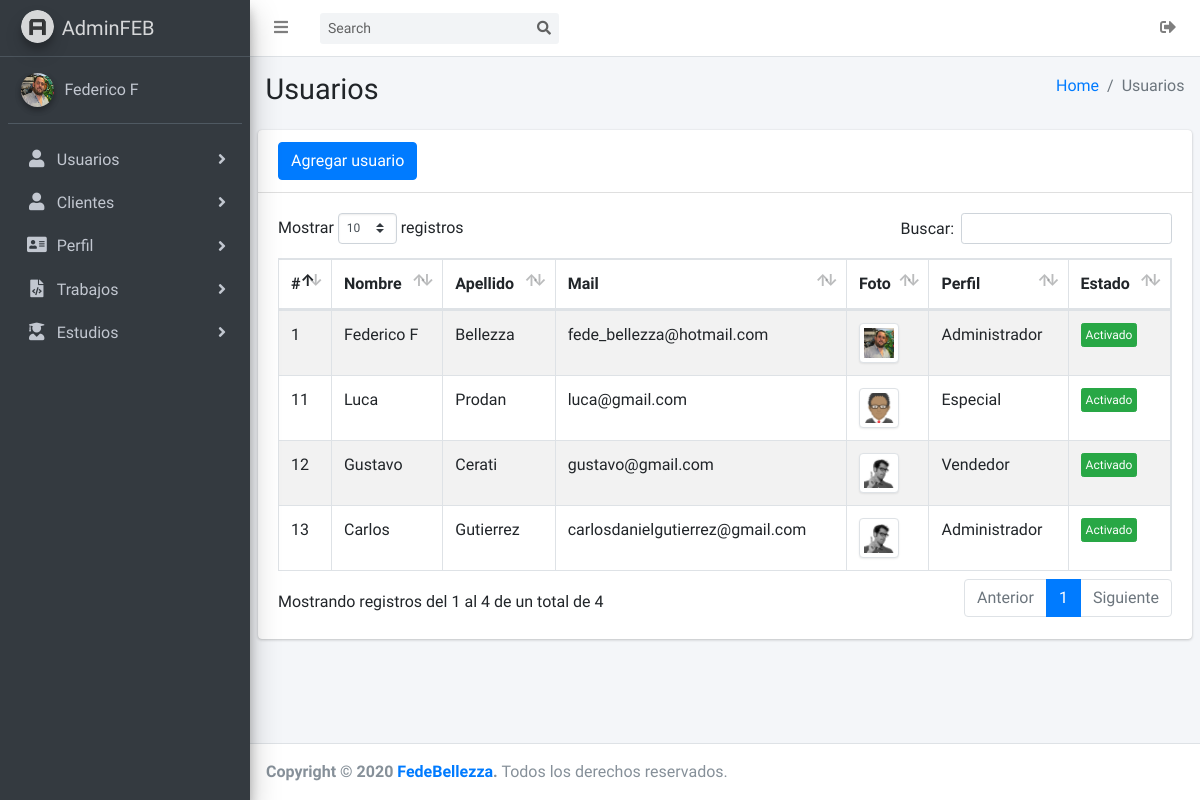
The page /panel/usuarios (signed in) on the database as committed earlier.
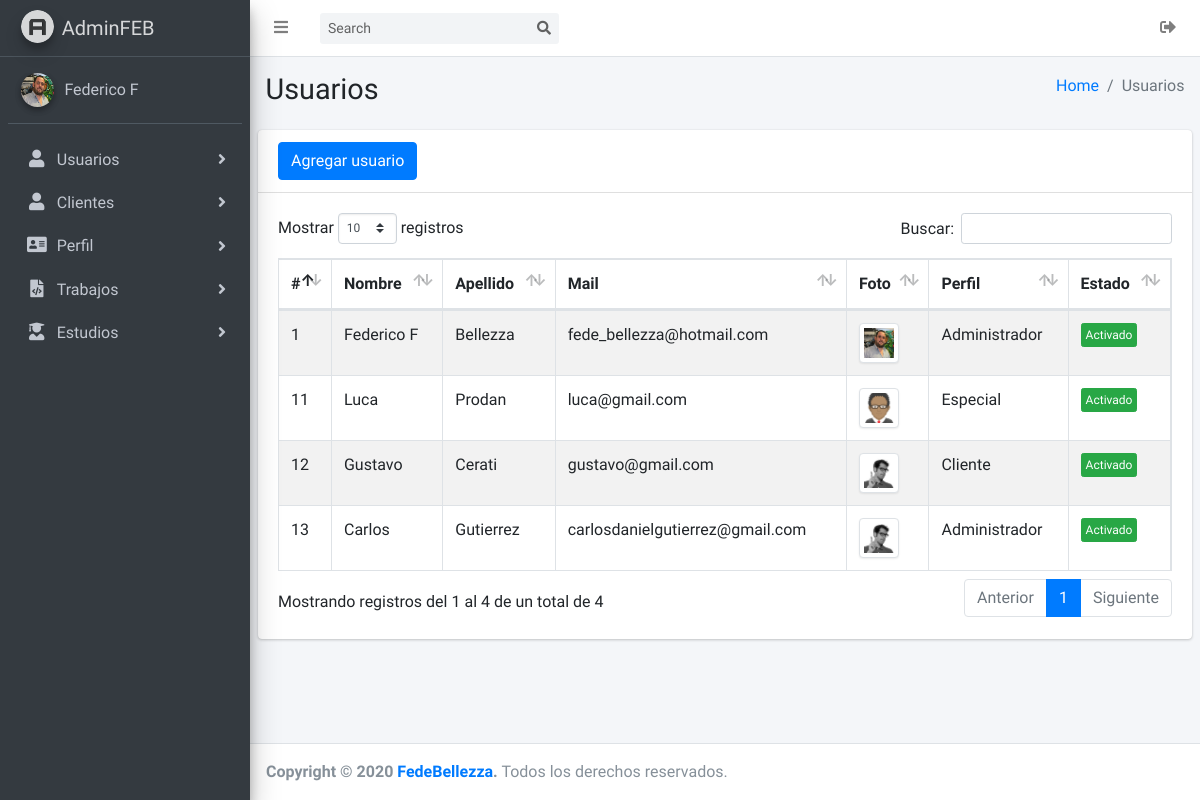
The same page on the database as committed later.
### tables this page shows
CREATE TABLE IF NOT EXISTS `usuario` (
  `id` int(11) NOT NULL AUTO_INCREMENT,
  `nombre` text NOT NULL,
  `apellido` text NOT NULL,
  `mail` text NOT NULL,
  `password` text NOT NULL,
  `perfil` text NOT NULL,
  `estado` int(11) NOT NULL,
  `foto` text NOT NULL,
  `ultimo_login` datetime NOT NULL,
  `fecha` timestamp NOT NULL DEFAULT CURRENT_TIMESTAMP,
  PRIMARY KEY (`id`)
);

### panel/controladores/plantilla.controlador.php (called while the page is built)
<?php
class ControladorPlantilla{
	static public function ctrPlantilla(){
		include "vistas/plantilla.php";
	}
}

### panel/index.php (called while the page is built, shortened)
<?php
require_once "controladores/plantilla.controlador.php";
require_once "controladores/usuarios.controlador.php";
require_once "controladores/clientes.controlador.php";
require_once "modelos/usuarios.modelo.php";
$plantilla = new ControladorPlantilla();
$plantilla -> ctrPlantilla();
 ?>

### panel/controladores/usuarios.controlador.php (called while the page is built, shortened)
<?php
class ControladorUsuarios{
	static public function ctrMostrarUsuarios($item, $valor){
		$tabla = "usuario";
		$respuesta = ModeloUsuarios::MdlMostrarUsuarios($tabla, $item, $valor);
		return $respuesta;
	}
}

### panel/modelos/conexion.php (called while the page is built)
<?php
class Conexion{
	static public function conectar(){
		$link = new PDO("mysql:host=localhost:3308;dbname=feb",
			            "root",
			            "");
		$link->exec("set names utf8");
		return $link;
	}
}

### panel/modelos/usuarios.modelo.php (called while the page is built, shortened)
<?php
require_once "conexion.php";
class ModeloUsuarios{
	static public function mdlMostrarUsuarios($tabla, $item, $valor){
		if($item != null){
			$stmt = Conexion::conectar()->prepare("SELECT * FROM $tabla WHERE $item = :$item");
			$stmt -> bindParam(":".$item, $valor, PDO::PARAM_STR);
			$stmt -> execute();
			return $stmt -> fetch();
		}else{
			$stmt = Conexion::conectar()->prepare("SELECT * FROM $tabla");
			$stmt -> execute();
			return $stmt -> fetchAll();
		}
	}
}

### panel/vistas/modulos/usuarios.php (the view, shortened to what this page needs)
<div class="content-wrapper">
  <section class="content-header">
    <div class="container-fluid">
        <div class="row mb-2">
          <div class="col-sm-6">
            <h1>Usuarios</h1>
          </div>
          <div class="col-sm-6">
            <ol class="breadcrumb float-sm-right">
              <li class="breadcrumb-item"><a href="inicio">Home</a></li>
              <li class="breadcrumb-item active">Usuarios</li>
            </ol>
          </div>
        </div>
      </div>
  </section>
  <section class="content">
    <div class="card">
      <div class="card-header with-border">
        <button class="btn btn-primary" data-toggle="modal" data-target="#modalAgregarUsuario">
          Agregar usuario
        </button>
      </div>
      <div class="card-body">
       <table class="table table-bordered table-striped dt-responsive tabla" width="100%">
        <thead>
         <tr>
           <th style="width:10px">#</th>
           <th>Nombre</th>
           <th>Apellido</th>
           <th>Mail</th>
           <th>Foto</th>
           <th>Perfil</th>
           <th>Estado</th>
         </tr>
        </thead>
        <tbody>
        <?php
        $item = null;
        $valor = null;
        $usuarios = ControladorUsuarios::ctrMostrarUsuarios($item, $valor);
       foreach ($usuarios as $key => $value){
          echo ' <tr>
                  <td>'.$value["id"].'</td>
                  <td>'.$value["nombre"].'</td>
                  <td>'.$value["apellido"].'</td>
                  <td>'.$value["mail"].'</td>';
                  if($value["foto"] != ""){
                    echo '<td><img src="'.$value["foto"].'" class="img-thumbnail" width="40px"></td>';
                  }else{
                    echo '<td><img src="vistas/img/usuarios/default/anonymous.png" class="img-thumbnail" width="40px"></td>';
                  }
                  echo '<td>'.$value["perfil"].'</td>';
                  if($value["estado"] != 0){
                    echo '<td><button class="btn btn-success btn-xs btnActivar" idUsuario="'.$value["id"].'" estadoUsuario="0">Activado</button></td>';
                  }else{
                    echo '<td><button class="btn btn-danger btn-xs btnActivar" idUsuario="'.$value["id"].'" estadoUsuario="1">Desactivado</button></td>';
                  }
                  echo '<td>'.$value["ultimo_login"].'</td>
                  <td>
                    <div class="btn-group">
                      <button class="btn btn-warning btnEditarUsuario" idUsuario="'.$value["id"].'" data-toggle="modal" data-target="#modalEditarUsuario"><i class="fas fa-pencil-alt"></i></button>
                      <button class="btn btn-danger btnEliminarUsuario" idUsuario="'.$value["id"].'" fotoUsuario="'.$value["foto"].'" mail="'.$value["mail"].'"><i class="fa fa-times"></i></button>
                    </div>
                  </td>
                </tr>';
        }
        ?>
        </tbody>
       </table>
      </div>
    </div>
  </section>
</div>

### panel/vistas/plantilla.php (shortened to what this page needs)
<!DOCTYPE html>
<html>
<head>
  <link rel="stylesheet" href="vistas/plugins/fontawesome-free/css/all.min.css">
  <link rel="stylesheet" href="https://code.ionicframework.com/ionicons/2.0.1/css/ionicons.min.css">
  <link rel="stylesheet" href="vistas/plugins/tempusdominus-bootstrap-4/css/tempusdominus-bootstrap-4.min.css">
  <link rel="stylesheet" href="vistas/dist/css/adminlte.css">
  <link rel="stylesheet" href="vistas/plugins/datatables-bs4/css/dataTables.bootstrap4.css">
  <link rel="stylesheet" href="vistas/plugins/datatables-responsive/css/responsive.bootstrap4.min.css">
  <link rel="stylesheet" href="vistas/plugins/summernote/summernote-bs4.css">
</head>
<body class="hold-transition sidebar-mini ">
<div class="wrapper">
  <?php
  if (isset($_SESSION["iniciarSesion"]) && $_SESSION["iniciarSesion"] =="ok") {
    echo '<div class="wrepper">';
      include "modulos/head.php";
      include "modulos/menuLateral.php";
      if(isset($_GET["ruta"])){
        if ($_GET["ruta"] == "inicio" ||
            $_GET["ruta"] == "usuarios" ||
            $_GET["ruta"] == "clientes" ||
            $_GET["ruta"] == "perfil" ||
            $_GET["ruta"] == "trabajos" ||
            $_GET["ruta"] == "estudios" ||
            $_GET["ruta"] == "logout" ||
            $_GET["ruta"] == "salir" ) {
          include "modulos/".$_GET["ruta"].".php";
        }else{
          include "modulos/404.php";
        }
        }else{
          include "modulos/inicio.php";
      }
      include "modulos/footer.php";
     echo'</div>';
  }else{
      include "modulos/login.php";
  }
   ?>
</div>
</body>
</html>

### panel/vistas/modulos/head.php (shortened to what this page needs)
<nav class="main-header navbar navbar-expand navbar-white navbar-light">
    <ul class="navbar-nav">
      <li class="nav-item">
        <a class="nav-link" data-widget="pushmenu" href="#"><i class="fas fa-bars"></i></a>
      </li>
    </ul>
    <form class="form-inline ml-3">
      <div class="input-group input-group-sm">
        <input class="form-control form-control-navbar" type="search" placeholder="Search" aria-label="Search">
        <div class="input-group-append">
          <button class="btn btn-navbar" type="submit">
            <i class="fas fa-search"></i>
          </button>
        </div>
      </div>
    </form>
    <ul class="navbar-nav ml-auto">
      <li class="nav-item">
        <a class="nav-link" href="logout"><i class="fas fa-sign-out-alt"></i></a>
      </li>
    </ul>
  </nav>

### panel/vistas/modulos/menuLateral.php (shortened to what this page needs)
  <aside class="main-sidebar sidebar-dark-primary elevation-4">
    <a href="inicio" class="brand-link">
      <img src="vistas/dist/img/AdminLTELogo.png"
           alt="AdminLTE Logo"
           class="brand-image img-circle elevation-3"
           style="opacity: .8">
      <span class="brand-text font-weight-light">AdminFEB</span>
    </a>
    <div class="sidebar">
      <div class="user-panel mt-3 pb-3 mb-3 d-flex">
        <div class="image">
          <?php
          if($_SESSION["foto"] != ""){
            echo '<img src="'.$_SESSION["foto"].'" class="user-image img-circle elevation-2">';
          }else{
            echo '<img src="vistas/img/usuarios/default/anonymous.png" class="user-image">';
          }
          ?>
        </div>
        <div class="info">
          <a href="perfil" class="d-block"><?php  echo $_SESSION["nombre"] ; ?>
          </a>
        </div>
      </div>
      <nav class="mt-2">
        <ul class="nav nav-pills nav-sidebar flex-column" data-widget="treeview" role="menu" data-accordion="false">
          <?php
          if($_SESSION["perfil"] =="Administrador"){
            echo '
          <!--
          <li class="nav-item has-treeview">
            <a href="inicio" class="nav-link">
              <i class="nav-icon fas fa-tachometer-alt"></i>
              <p>
                Dashboard
                <i class="right fas fa-angle-right"></i>
              </p>
            </a>
          </li>
          -->
          <li class="nav-item has-treeview">
            <a href="usuarios" class="nav-link">
              <i class="nav-icon fas fa-user"></i>
              <p>
                Usuarios
                <i class="right fas fa-angle-right"></i>
              </p>
            </a>
          </li>
          <li class="nav-item has-treeview">
            <a href="clientes" class="nav-link">
              <i class="nav-icon fas fa-user"></i>
              <p>
                Clientes
                <i class="right fas fa-angle-right"></i>
              </p>
            </a>
          </li>
          <li class="nav-item has-treeview">
            <a href="perfil" class="nav-link">
              <i class="nav-icon fas fa-address-card"></i>
              <p>
                Perfil
                <i class="right fas fa-angle-right"></i>
              </p>
            </a>
          </li>
          <li class="nav-item has-treeview">
            <a href="trabajos" class="nav-link">
              <i class="nav-icon fas fa-file-code"></i>
              <p>
                Trabajos
                <i class="right fas fa-angle-right"></i>
              </p>
            </a>
          </li>
          <li class="nav-item has-treeview">
            <a href="estudios" class="nav-link">
            <i class="nav-icon fas fa-user-graduate"></i>
              <p>
                Estudios
                <i class="right fas fa-angle-right"></i>
              </p>
            </a>
          </li>
          '; }
?>
        </ul>
      </nav>
    </div>
  </aside>

### panel/vistas/modulos/footer.php
<footer class="main-footer">
	<strong>Copyright &copy; 2020 <a href="https://www.fedebellezza.com" target="_blank">FedeBellezza</a>.</strong>
	Todos los derechos reservados.
</footer>

Rows that differ between the two databases and show on the page:
changed usuario "Gustavo": perfil "Vendedor" → "Cliente"
